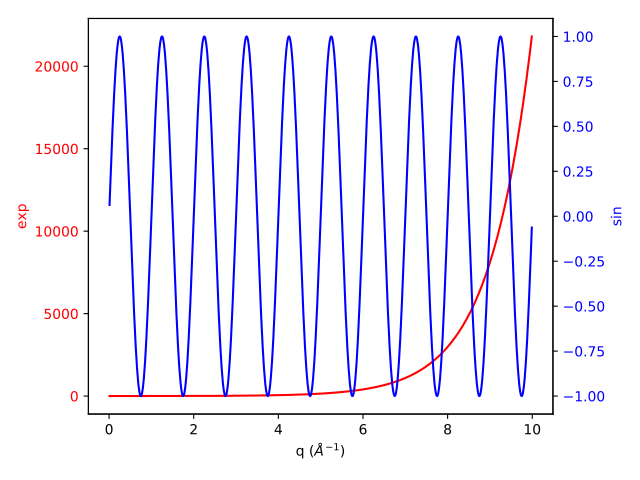

Write Python code to recreate this figure.
import numpy as np
import matplotlib.pyplot as plt
from mantid.simpleapi import CreateWorkspace
from mantid import plots

# Create some mock data
t = np.arange(0.01, 10.0, 0.01)
data1 = np.exp(t)
data2 = np.sin(2 * np.pi * t)
ws1=CreateWorkspace(t,data1,UnitX='MomentumTransfer')
ws2=CreateWorkspace(t,data2,UnitX='MomentumTransfer')

fig, ax1 = plt.subplots(subplot_kw={'projection':'mantid'})
color = 'red'
ax1.plot(ws1,'r-')
ax1.set_ylabel('exp', color=color)
ax1.tick_params(axis='y', labelcolor=color)

ax2 = ax1.twinx()
color = 'blue'
ax2.plot(ws2, color=color)
ax2.set_ylabel('sin', color=color)
ax2.tick_params(axis='y', labelcolor=color)
fig.tight_layout()
#fig.show()
